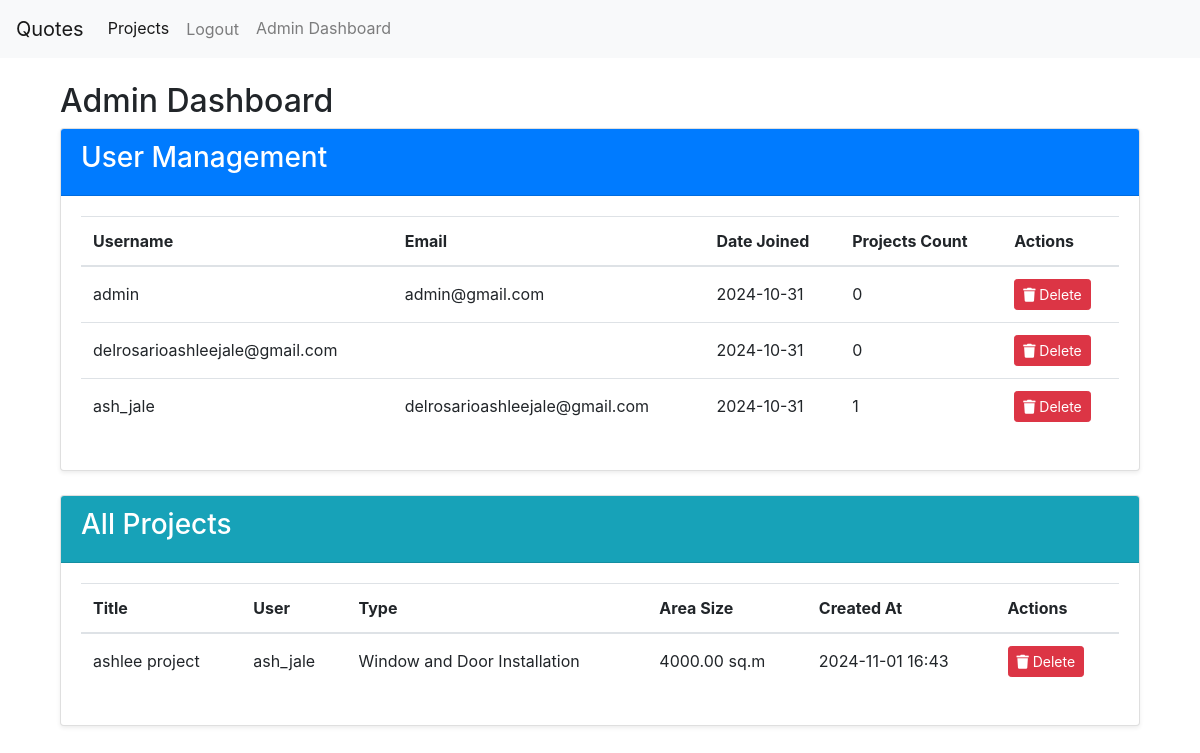
/quotes/admin-dashboard/ (signed in), run on an earlier commit of the app's database.
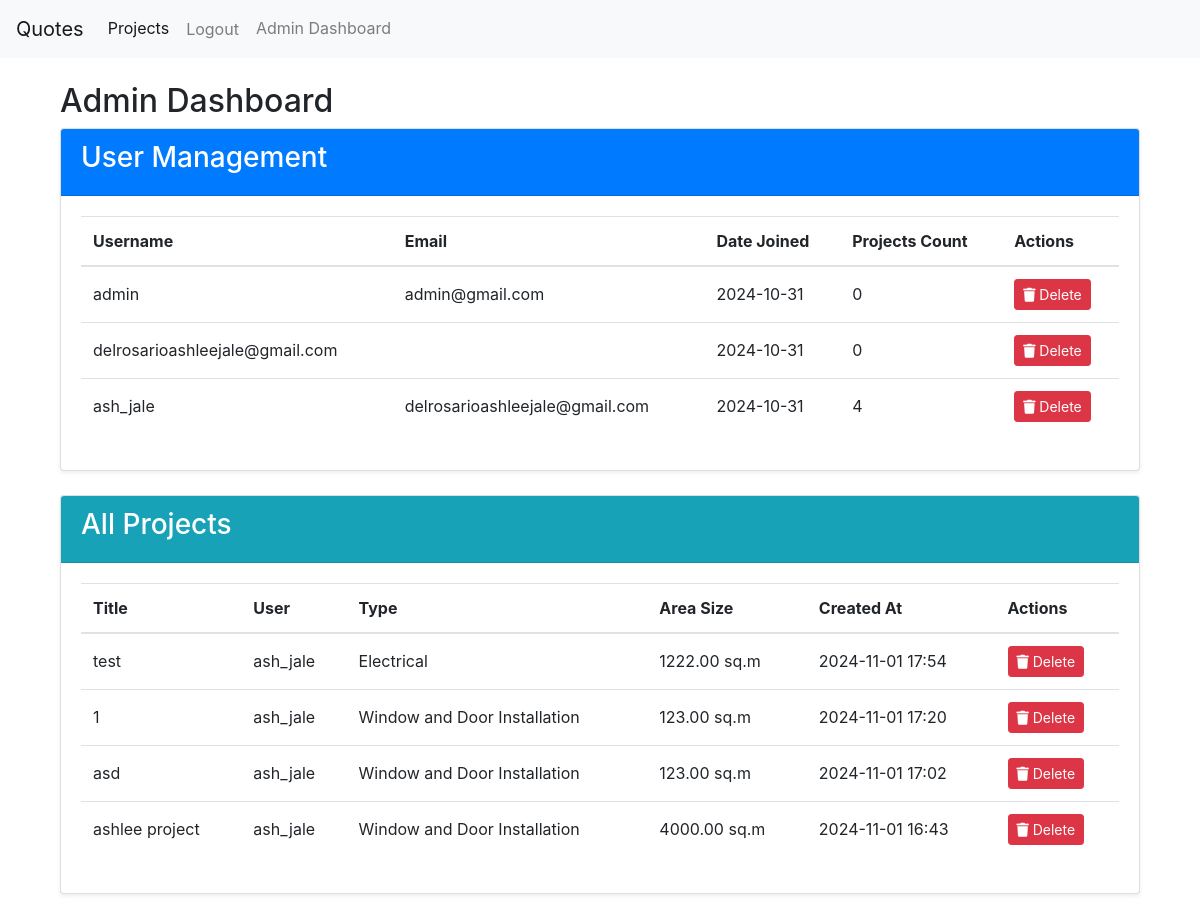
And on a later commit of the database.
### quotes/models.py (models this page shows, shortened)
class Project(models.Model):
    STATUS_CHOICES = (
        ('pending', 'Pending'),
        ('approved', 'Approved'),
        ('declined', 'Declined'),
        ('completed', 'Completed'),
    )
    PROJECT_TYPES = (
        ('framing', 'Framing'),
        ('window_and_door_installation', 'Window and Door Installation'),
        ('electrical', 'Electrical'),
        ('plumbing', 'Plumbing'),
    )
    PROJECT_ELEMENTS = (
        ('exterior_wall_framing', 'Exterior Wall Framing'),
        ('roof_framing', 'Roof Framing'),
        ('door_framing', 'Door Framing'),
        ('barn_door', 'Barn Door'),
        ('sliding_door', 'Sliding Door'),
        ('light_switches', 'Light Switches'),
        ('main_panel', 'Main Panel'),
        ('shower_fixture', 'Shower Fixture'),
        ('toilet_installation', 'Toilet Installation')
    )
    user = models.ForeignKey(User, on_delete=models.CASCADE)
    title = models.CharField(max_length=200)
    description = models.TextField(blank=True)
    location = models.CharField(max_length=200, blank=False)
    status = models.CharField(
        max_length=20,
        choices=STATUS_CHOICES,
        default='pending'
    )
    project_type = models.CharField(max_length=100, choices=PROJECT_TYPES)
    area_size = models.DecimalField(max_digits=10, decimal_places=2, help_text="Area size in square meters")
    project_element = models.CharField(max_length=100, choices=PROJECT_ELEMENTS)
    created_at = models.DateTimeField(auto_now_add=True)
    updated_at = models.DateTimeField(auto_now=True)
    class Meta:
        ordering = ['-created_at']

### quotes/views.py (the view)
# urls.py: path('admin-dashboard/', views.admin_dashboard, name='admin_dashboard'),
@staff_member_required
def admin_dashboard(request):
    projects_list = Project.objects.all().order_by('-created_at')
    users_list = User.objects.all()
    project_paginator = Paginator(projects_list, 10)  # Show 10 projects per page
    project_page = request.GET.get('project_page')
    projects = project_paginator.get_page(project_page)
    user_paginator = Paginator(users_list, 10)  # Show 10 users per page
    user_page = request.GET.get('user_page')
    users = user_paginator.get_page(user_page)
    context = {
        'projects': projects,
        'users': users,
    }
    return render(request, 'quotes/admin_dashboard.html', context)

### templates/quotes/admin_dashboard.html (shortened to what this page needs)
{% extends 'core/base.html' %}
{% block content %}
<div class="container mt-4">
    <h2>Admin Dashboard</h2>
    <div class="card mb-4">
        <div class="card-header bg-primary text-white">
            <h3>User Management</h3>
        </div>
        <div class="card-body">
            <div class="table-responsive">
                <table class="table table-hover">
                    <thead>
                        <tr>
                            <th>Username</th>
                            <th>Email</th>
                            <th>Date Joined</th>
                            <th>Projects Count</th>
                            <th>Actions</th>
                        </tr>
                    </thead>
                    <tbody>
                        {% for user in users %}
                        <tr>
                            <td>{{ user.username }}</td>
                            <td>{{ user.email }}</td>
                            <td>{{ user.date_joined|date:"Y-m-d" }}</td>
                            <td>{{ user.project_set.count }}</td>
                            <td>
                                <a href="{% url 'delete_user' user.id %}" class="btn btn-danger btn-sm">
                                    <i class="fas fa-trash"></i> Delete
                                </a>
                            </td>
                        </tr>
                        {% endfor %}
                    </tbody>
                </table>
            </div>
        </div>
    </div>
    <div class="card">
        <div class="card-header bg-info text-white">
            <h3>All Projects</h3>
        </div>
        <div class="card-body">
            <div class="table-responsive">
                <table class="table table-hover">
                    <thead>
                        <tr>
                            <th>Title</th>
                            <th>User</th>
                            <th>Type</th>
                            <th>Area Size</th>
                            <th>Created At</th>
                            <th>Actions</th>
                        </tr>
                    </thead>
                    <tbody>
                        {% for project in projects %}
                        <tr>
                            <td>{{ project.title }}</td>
                            <td>{{ project.user.username }}</td>
                            <td>{{ project.get_project_type_display }}</td>
                            <td>{{ project.area_size }} sq.m</td>
                            <td>{{ project.created_at|date:"Y-m-d H:i" }}</td>
                            <td>
                                <a href="{% url 'delete_project' project.id %}" class="btn btn-danger btn-sm delete-project">
                                    <i class="fas fa-trash"></i> Delete
                                </a>
                            </td>
                        </tr>
                        {% endfor %}
                    </tbody>
                </table>
            </div>
        </div>
    </div>
</div>
{% endblock %}

What changed in the data, as far as the page shows it:
added Project: title "test", user.username "ash_jale", project_type "Electrical", area_size "1222.00", created_at "2024-11-01 17:54"
added Project: title "1", user.username "ash_jale", project_type "Window and Door Installation", area_size "123.00", created_at "2024-11-01 17:20"
added Project: title "asd", user.username "ash_jale", project_type "Window and Door Installation", area_size "123.00", created_at "2024-11-01 17:02"
Also different on the page:
{{ user.project_set.count }}: "1" → "4"
